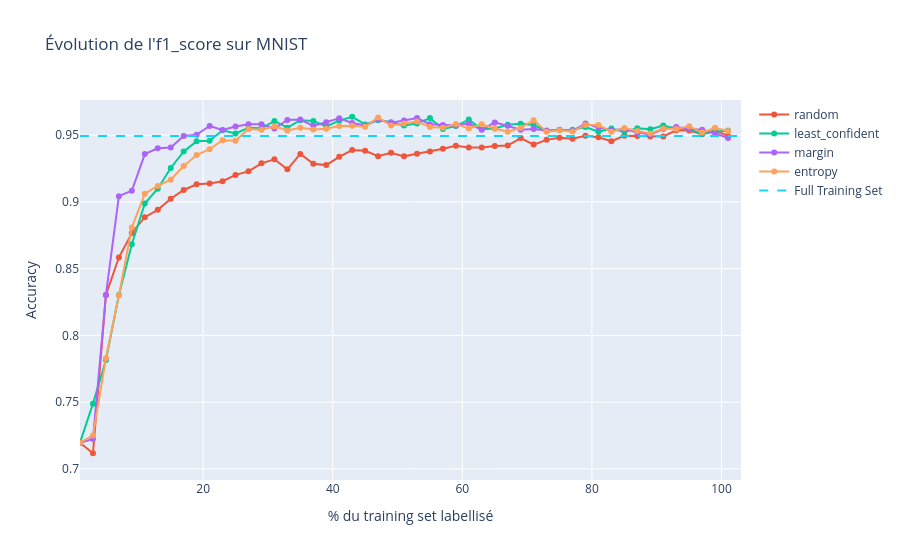
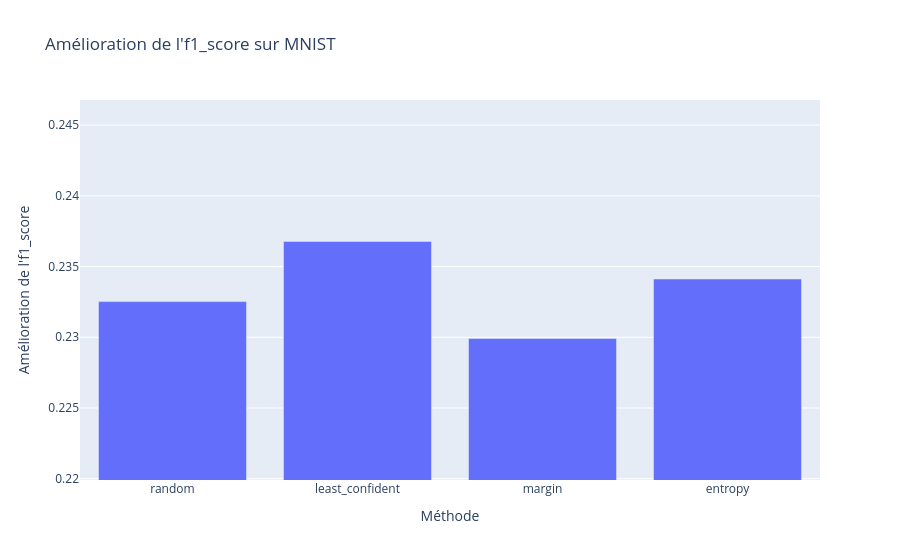

The cell these charts' notebook holds for them, in order:
### Markdown cell above
__MNIST avec 1% initialisation et batch 2%__

### Code cell
labeled_ratio=0.01 # Nombre d'échantillons labellisés initialement
test_ratio = 0.2  # Proportion du dataset réservée au test
n_iterations = 100 # Nombre d'itérations d'Active Learning
batch_ratio =0.02 # Taille du batch d'échantillons ajoutés à chaque itération
#methods=["random", "least_confident", "margin", "entropy","hybrid","qbc-variance","qbc-entropy","qbc-KL"]
methods=["random", "least_confident", "margin", "entropy"]
model_class=lambda : RandomForestClassifier()
# Créer un comité avec 3 modèles différents
# Liste de modèles pour le comité
models = [
    clone(RandomForestClassifier()),  # Random Forest
    clone(LogisticRegression(max_iter=1000)), # Régression Logistique
    clone(SVC(probability=True)),      # Régression Ridge pour classificati)           # Analyse discriminante quadratique
]
#datasets={"MNIST":(X_MNIST,y_MNIST),"PRS":(X_PRS,y_PRS),"Foot":(X_foot,y_foot)}
datasets={"MNIST":(X_MNIST,y_MNIST)}
METRICS = {
    "MNIST": f1_score,
    "Foot": f1_score,
    "PRS": "PR AUC"  # AUC PRC
}

# Exécution de l'expérience
run_active_learning_experiment_datasets(datasets, METRICS, labeled_ratio, test_ratio, n_iterations, batch_ratio, methods, model_class, models)

### Figure 1 — Plotly figure (JSON) as saved in the notebook; plotly's stock layout.template omitted (floating-point values rounded to 4 significant figures)
{"data": [{"hovertemplate": "<extra></extra>", "legendgroup": "", "line": {"color": "#636efa", "dash": "solid"}, "marker": {"symbol": "circle"}, "mode": "lines", "name": "", "orientation": "v", "showlegend": false, "type": "scatter", "xaxis": "x", "yaxis": "y"}, {"mode": "lines+markers", "name": "random", "type": "scatter", "x": [1, 3, 5, 7.0, 9, 11, 13, 15.0, 17, 19, 21.0, 23, 25, 27, 29.0, 31, 33, 35, 37, 39, 41, 43, 45, 47, 49, 51, 53, 55.0, 57.0, 59, 61, 63, 65, 67, 69, 71.0, 73, 75, 77, 79, 81, 83, 85, 87, 89, 91, 93, 95, 97, 99, 101], "y": [0.7196, 0.7117, 0.8303, 0.8584, 0.8768, 0.8886, 0.8941, 0.9024, 0.909, 0.9132, 0.9138, 0.9155, 0.9203, 0.9229, 0.9289, 0.932, 0.9244, 0.936, 0.9286, 0.9276, 0.9338, 0.9388, 0.9383, 0.9343, 0.9368, 0.9342, 0.9361, 0.9378, 0.9399, 0.9422, 0.9408, 0.9408, 0.9419, 0.9422, 0.9479, 0.943, 0.9465, 0.9481, 0.9474, 0.9497, 0.9484, 0.9455, 0.9496, 0.9495, 0.949, 0.949, 0.9537, 0.9535, 0.9507, 0.9537, 0.9495, 0.9521]}, {"mode": "lines+markers", "name": "least_confident", "type": "scatter", "x": [1, 3, 5, 7.0, 9, 11, 13, 15.0, 17, 19, 21.0, 23, 25, 27, 29.0, 31, 33, 35, 37, 39, 41, 43, 45, 47, 49, 51, 53, 55.0, 57.0, 59, 61, 63, 65, 67, 69, 71.0, 73, 75, 77, 79, 81, 83, 85, 87, 89, 91, 93, 95, 97, 99, 101], "y": [0.7196, 0.7489, 0.7816, 0.8303, 0.8683, 0.8989, 0.9099, 0.9255, 0.9378, 0.9454, 0.9459, 0.9538, 0.9513, 0.9556, 0.9552, 0.9606, 0.9557, 0.9613, 0.9607, 0.9567, 0.9609, 0.9638, 0.9581, 0.9612, 0.9597, 0.9573, 0.9588, 0.9628, 0.9547, 0.9568, 0.9617, 0.9545, 0.955, 0.9579, 0.9586, 0.9576, 0.9531, 0.9539, 0.9541, 0.9561, 0.9526, 0.9551, 0.9525, 0.9552, 0.9546, 0.9573, 0.9548, 0.9546, 0.951, 0.9527, 0.9536, 0.9564]}, {"mode": "lines+markers", "name": "margin", "type": "scatter", "x": [1, 3, 5, 7.0, 9, 11, 13, 15.0, 17, 19, 21.0, 23, 25, 27, 29.0, 31, 33, 35, 37, 39, 41, 43, 45, 47, 49, 51, 53, 55.0, 57.0, 59, 61, 63, 65, 67, 69, 71.0, 73, 75, 77, 79, 81, 83, 85, 87, 89, 91, 93, 95, 97, 99, 101], "y": [0.7196, 0.7224, 0.8303, 0.9043, 0.9084, 0.9359, 0.9402, 0.9408, 0.9495, 0.9504, 0.9569, 0.9539, 0.9566, 0.9582, 0.9582, 0.955, 0.9614, 0.9617, 0.957, 0.9597, 0.9627, 0.9591, 0.9572, 0.9618, 0.9593, 0.9611, 0.9628, 0.9583, 0.9576, 0.9572, 0.9587, 0.9541, 0.9596, 0.9572, 0.9542, 0.9546, 0.9536, 0.9541, 0.9532, 0.9588, 0.9558, 0.9537, 0.9547, 0.9522, 0.9506, 0.9546, 0.9561, 0.9547, 0.954, 0.9515, 0.948, 0.9495]}, {"mode": "lines+markers", "name": "entropy", "type": "scatter", "x": [1, 3, 5, 7.0, 9, 11, 13, 15.0, 17, 19, 21.0, 23, 25, 27, 29.0, 31, 33, 35, 37, 39, 41, 43, 45, 47, 49, 51, 53, 55.0, 57.0, 59, 61, 63, 65, 67, 69, 71.0, 73, 75, 77, 79, 81, 83, 85, 87, 89, 91, 93, 95, 97, 99, 101], "y": [0.7196, 0.725, 0.7829, 0.8298, 0.8809, 0.9061, 0.912, 0.9166, 0.9269, 0.9352, 0.9395, 0.9462, 0.9458, 0.9547, 0.9541, 0.9566, 0.9535, 0.9557, 0.9542, 0.9548, 0.957, 0.9572, 0.9563, 0.9634, 0.9572, 0.9587, 0.9603, 0.9561, 0.9556, 0.9583, 0.9551, 0.9582, 0.9551, 0.9526, 0.9556, 0.9613, 0.9526, 0.9538, 0.9528, 0.9577, 0.9577, 0.9526, 0.9555, 0.9531, 0.9512, 0.955, 0.9547, 0.9568, 0.952, 0.9556, 0.9531, 0.9537]}, {"line": {"dash": "dash"}, "mode": "lines", "name": "Full Training Set", "type": "scatter", "x": [1, 105], "y": [0.9494, 0.9494]}], "layout": {"legend": {"tracegroupgap": 0}, "title": {"text": "Évolution de l'f1_score sur MNIST"}, "xaxis": {"anchor": "y", "domain": [0, 1], "range": [1, 103], "title": {"text": "% du training set labellisé"}}, "yaxis": {"anchor": "x", "domain": [0, 1], "range": [0.6917, 0.9764], "title": {"text": "Accuracy"}}}}

### Figure 2 — Plotly figure (JSON) as saved in the notebook; plotly's stock layout.template omitted (floating-point values rounded to 4 significant figures)
{"data": [{"hovertemplate": "Méthode=%{x}<br>Amélioration de l'f1_score=%{y}<extra></extra>", "legendgroup": "", "marker": {"color": "#636efa", "pattern": {"shape": ""}}, "name": "", "orientation": "v", "showlegend": false, "textposition": "auto", "type": "bar", "x": ["random", "least_confident", "margin", "entropy"], "xaxis": "x", "y": [0.2325, 0.2368, 0.2299, 0.2341], "yaxis": "y"}], "layout": {"barmode": "relative", "legend": {"tracegroupgap": 0}, "title": {"text": "Amélioration de l'f1_score sur MNIST"}, "xaxis": {"anchor": "y", "domain": [0, 1], "title": {"text": "Méthode"}}, "yaxis": {"anchor": "x", "domain": [0, 1], "range": [0.2199, 0.2468], "title": {"text": "Amélioration de l'f1_score"}}}}
